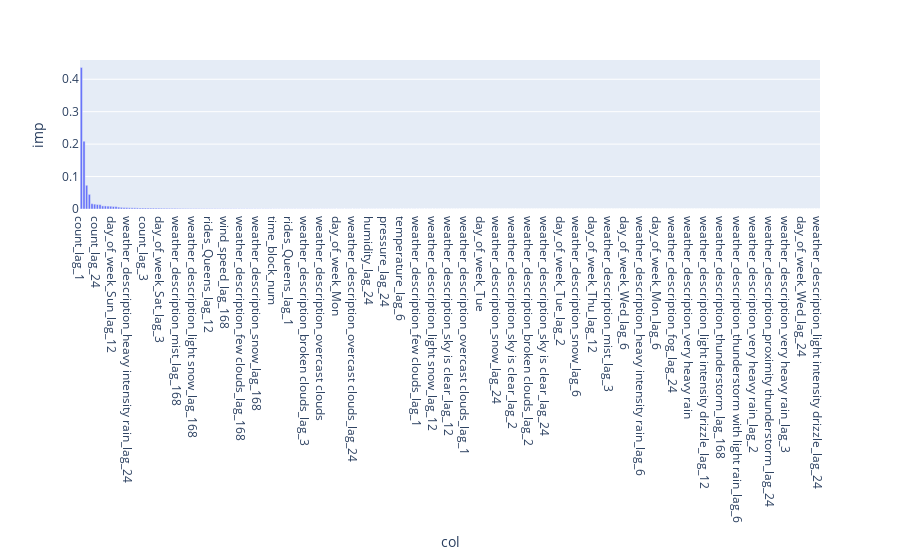

The notebook cell saved with this chart:
### Code cell
feature_importances = pd.DataFrame({'col': X_train.columns,'imp':model.feature_importances_})
feature_importances = feature_importances.sort_values(by='imp',ascending=False)
px.bar(feature_importances,x='col',y='imp')

### Figure 1 — Plotly figure (JSON) as saved in the notebook; plotly's stock layout.template omitted (floating-point values rounded to 4 significant figures; data arrays with more than 128 entries replaced by an {"elided": "..."} marker saying what was removed)
{"data": [{"alignmentgroup": "True", "hovertemplate": "col=%{x}<br>imp=%{y}<extra></extra>", "legendgroup": "", "marker": {"color": "#636efa", "pattern": {"shape": ""}}, "name": "", "offsetgroup": "", "orientation": "v", "showlegend": false, "textposition": "auto", "type": "bar", "x": {"elided": "277 str values"}, "xaxis": "x", "y": {"elided": "277 float values"}, "yaxis": "y"}], "layout": {"autosize": true, "barmode": "relative", "legend": {"tracegroupgap": 0}, "margin": {"t": 60}, "xaxis": {"anchor": "y", "autorange": true, "domain": [0, 1], "range": [-0.5, 276.5], "title": {"text": "col"}, "type": "category"}, "yaxis": {"anchor": "x", "autorange": true, "domain": [0, 1], "range": [0, 0.4593], "title": {"text": "imp"}, "type": "linear"}}}
